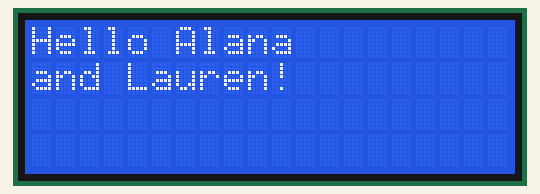
Recording of a program running on a simulated Raspberry Pi (header pin numbers). On the bench: 20×4 character LCD.

Above: at 0.1 s.
At 3.1 s:
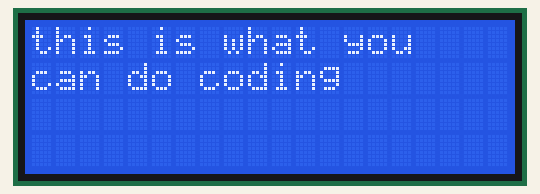
At 6.1 s:
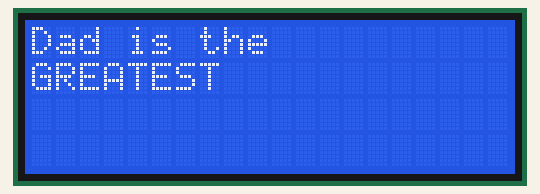

Measured:
- by itself, everything shown: repeats every 9.0 s, in 3 steps
- what the display in image 1 shows lasts 3.0 s, from 3.1 s to 6.1 s

The program:

lcd.py
```python
#!/usr/bin/python

from RPi import GPIO
from RPLCD.gpio import CharLCD
import time

def main():

  while True:
    display('Hello Alana', 'and Lauren!')
    display('this is what you', 'can do coding')
    display('Dad is the', 'GREATEST')


def display(line1, line2):
    lcd.clear()
    lcd.cursor_pos = (0,0)
    lcd.write_string(line1)
    lcd.cursor_pos = (1,0)
    lcd.write_string(line2)
    time.sleep(3)

if __name__ == '__main__':

  try:
    lcd = CharLCD(pin_rs=26,pin_e=24,pins_data=[32,18,16,12],numbering_mode=GPIO.BOARD)
    smiley = (
        0b00000,
        0b01010,
        0b01010,
        0b00000,
        0b10001,
        0b10001,
        0b01110,
        0b00000,
    )
    lcd.create_char(0,smiley)
    main()
  except KeyboardInterrupt:
    pass
  finally:
    display('Goodbye!', '       \x00')
    time.sleep(3)
    GPIO.cleanup()
```
